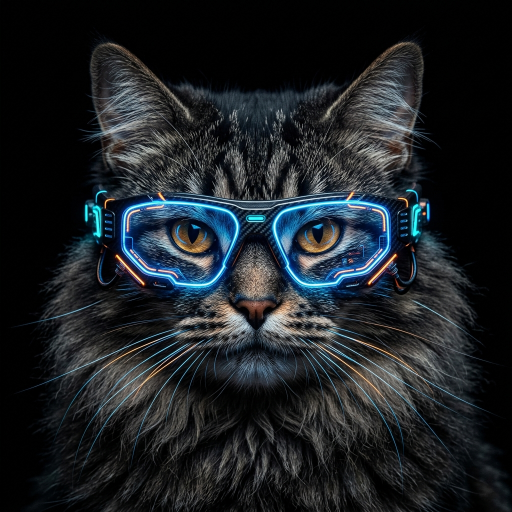
#> input picture кот.png, 1024 x 1024 px, found by its file name (shown at 1/2 size)
$ python img2c.py
#> lines starting #> are read from the running program, lines starting #| are printed output that depends on the picture
from PIL import Image

src = r"C:\Users\1\Pictures\Screenshots\кот.png"
W, H = 240, 175

img = Image.open(src).convert("RGB").resize((W, H), Image.LANCZOS)
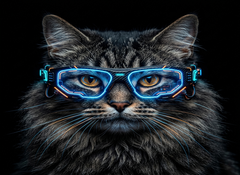
#> img: PIL image 240x175 RGB; mean R, G, B 28.8, 33.5, 37.4
pixels = list(img.getdata())
#> pixels = 42000 items

values = []
for r, g, b in pixels:
    if r > 230 and g > 230 and b > 230:
        r, g, b = 0, 0, 0
    rgb565 = ((r & 0xF8) << 8) | ((g & 0xFC) << 3) | (b >> 3)
    swapped = ((rgb565 & 0xFF) << 8) | ((rgb565 >> 8) & 0xFF)
    values.append(swapped)
#> this loop made 42000 passes
#> after the loop, values = 42000 items

lines = []
lines.append("#pragma once")
lines.append(f"#define CAT_IMG_W {W}")
lines.append(f"#define CAT_IMG_H {H}")
lines.append(f"const uint16_t cat_img[{W*H}] = {{")  # no PROGMEM on ESP32
row = []
for i, v in enumerate(values):
    row.append(f"0x{v:04X}")
    if len(row) == 16:
        lines.append("  " + ", ".join(row) + ",")
        row = []
#> after the loop, lines = 2629 items; row = []
if row:
    lines.append("  " + ", ".join(row))
lines.append("};")

out = r"C:\ESP32\src\cat_img.h"
with open(out, "w") as f:
    f.write("\n".join(lines))
print(f"Done: {W}x{H} -> {out}")

$ run again, with kot_320x240.png copied over кот.png
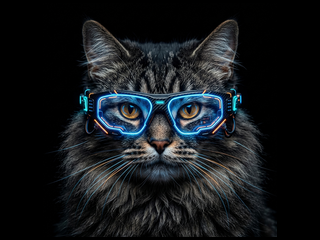
#> input picture kot_320x240.png, 320 x 240 px, found by its file name
#> `img = Image.open(src).convert("RGB").resize((W, H), Image.LANCZOS)`:
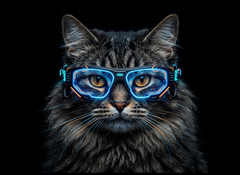
#> img: PIL image 240x175 RGB; mean R, G, B 21.5, 25, 27.9
#> pixels = 42000 items
#> after the loop `for i, v in enumerate(values):`: lines = 2629 items; row = []

$ run again, with тарелка 2.png copied over кот.png
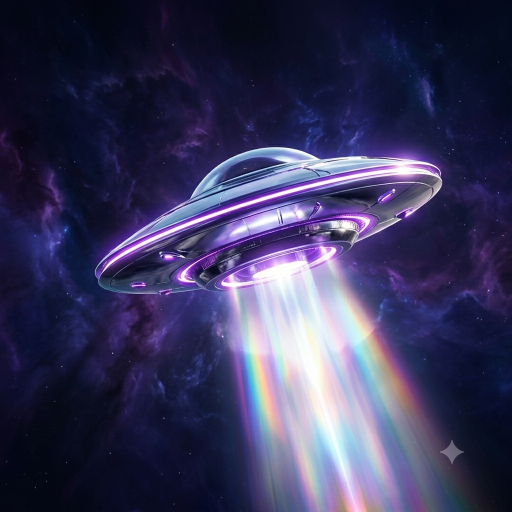
#> input picture тарелка 2.png, 1024 x 1024 px, found by its file name (shown at 1/2 size)
#> `img = Image.open(src).convert("RGB").resize((W, H), Image.LANCZOS)`:
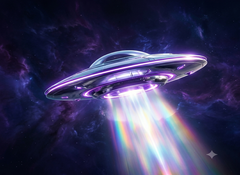
#> img: PIL image 240x175 RGB; mean R, G, B 57.1, 55.1, 90.2
#> pixels = 42000 items
#> the loop `for r, g, b in pixels:` made 42000 passes
#> (rgb565, swapped) on passes 1 to 3: (66, 16896), (66, 16896), (34, 8704)
#> the loop `for i, v in enumerate(values):` made 42000 passes
#> v on passes 1 to 3: 16896, 16896, 8704
#> after the loop `for i, v in enumerate(values):`: lines = 2629 items; row = []
